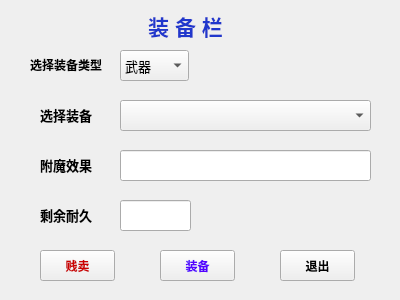
<?xml version="1.0" encoding="UTF-8"?>
<ui version="4.0">
 <class>Form_zhuangbeilan</class>
 <widget class="QWidget" name="Form_zhuangbeilan">
  <property name="geometry">
   <rect>
    <x>0</x>
    <y>0</y>
    <width>400</width>
    <height>300</height>
   </rect>
  </property>
  <property name="windowTitle">
   <string>Form</string>
  </property>
  <widget class="QLabel" name="label_11">
   <property name="geometry">
    <rect>
     <x>90</x>
     <y>10</y>
     <width>191</width>
     <height>31</height>
    </rect>
   </property>
   <property name="font">
    <font>
     <pointsize>20</pointsize>
     <weight>75</weight>
     <bold>true</bold>
    </font>
   </property>
   <property name="text">
    <string>&lt;html&gt;&lt;head/&gt;&lt;body&gt;&lt;p&gt;&lt;span style=&quot; font-size:16pt; color:#2037cc;&quot;&gt;装     备     栏&lt;/span&gt;&lt;/p&gt;&lt;/body&gt;&lt;/html&gt;</string>
   </property>
   <property name="alignment">
    <set>Qt::AlignCenter</set>
   </property>
  </widget>
  <widget class="QLabel" name="label">
   <property name="geometry">
    <rect>
     <x>30</x>
     <y>50</y>
     <width>81</width>
     <height>31</height>
    </rect>
   </property>
   <property name="text">
    <string>&lt;html&gt;&lt;head/&gt;&lt;body&gt;&lt;p&gt;&lt;span style=&quot; font-size:9pt; font-weight:600;&quot;&gt;选择装备类型&lt;/span&gt;&lt;/p&gt;&lt;/body&gt;&lt;/html&gt;</string>
   </property>
  </widget>
  <widget class="QComboBox" name="leixing">
   <property name="geometry">
    <rect>
     <x>120</x>
     <y>50</y>
     <width>69</width>
     <height>31</height>
    </rect>
   </property>
   <property name="font">
    <font>
     <pointsize>10</pointsize>
    </font>
   </property>
   <item>
    <property name="text">
     <string>武器</string>
    </property>
   </item>
   <item>
    <property name="text">
     <string>防具</string>
    </property>
   </item>
  </widget>
  <widget class="QComboBox" name="zhuangbei_list">
   <property name="geometry">
    <rect>
     <x>120</x>
     <y>100</y>
     <width>251</width>
     <height>31</height>
    </rect>
   </property>
   <property name="font">
    <font>
     <pointsize>10</pointsize>
    </font>
   </property>
  </widget>
  <widget class="QLabel" name="label_2">
   <property name="geometry">
    <rect>
     <x>40</x>
     <y>100</y>
     <width>61</width>
     <height>31</height>
    </rect>
   </property>
   <property name="text">
    <string>&lt;html&gt;&lt;head/&gt;&lt;body&gt;&lt;p&gt;&lt;span style=&quot; font-size:10pt; font-weight:600;&quot;&gt;选择装备&lt;/span&gt;&lt;/p&gt;&lt;/body&gt;&lt;/html&gt;</string>
   </property>
  </widget>
  <widget class="QLabel" name="label_3">
   <property name="geometry">
    <rect>
     <x>40</x>
     <y>150</y>
     <width>61</width>
     <height>31</height>
    </rect>
   </property>
   <property name="text">
    <string>&lt;html&gt;&lt;head/&gt;&lt;body&gt;&lt;p&gt;&lt;span style=&quot; font-size:10pt; font-weight:600;&quot;&gt;附魔效果&lt;/span&gt;&lt;/p&gt;&lt;/body&gt;&lt;/html&gt;</string>
   </property>
  </widget>
  <widget class="QLineEdit" name="fumoxiaoguo">
   <property name="geometry">
    <rect>
     <x>120</x>
     <y>150</y>
     <width>251</width>
     <height>31</height>
    </rect>
   </property>
   <property name="alignment">
    <set>Qt::AlignLeading|Qt::AlignLeft|Qt::AlignVCenter</set>
   </property>
   <property name="readOnly">
    <bool>true</bool>
   </property>
  </widget>
  <widget class="QPushButton" name="maichu">
   <property name="geometry">
    <rect>
     <x>40</x>
     <y>250</y>
     <width>75</width>
     <height>31</height>
    </rect>
   </property>
   <property name="palette">
    <palette>
     <active>
      <colorrole role="ButtonText">
       <brush brushstyle="SolidPattern">
        <color alpha="255">
         <red>203</red>
         <green>0</green>
         <blue>0</blue>
        </color>
       </brush>
      </colorrole>
     </active>
     <inactive>
      <colorrole role="ButtonText">
       <brush brushstyle="SolidPattern">
        <color alpha="255">
         <red>203</red>
         <green>0</green>
         <blue>0</blue>
        </color>
       </brush>
      </colorrole>
     </inactive>
     <disabled>
      <colorrole role="ButtonText">
       <brush brushstyle="SolidPattern">
        <color alpha="255">
         <red>120</red>
         <green>120</green>
         <blue>120</blue>
        </color>
       </brush>
      </colorrole>
     </disabled>
    </palette>
   </property>
   <property name="font">
    <font>
     <pointsize>9</pointsize>
     <weight>75</weight>
     <italic>false</italic>
     <bold>true</bold>
    </font>
   </property>
   <property name="text">
    <string>贱卖</string>
   </property>
  </widget>
  <widget class="QPushButton" name="zhuangbei">
   <property name="geometry">
    <rect>
     <x>160</x>
     <y>250</y>
     <width>75</width>
     <height>31</height>
    </rect>
   </property>
   <property name="palette">
    <palette>
     <active>
      <colorrole role="ButtonText">
       <brush brushstyle="SolidPattern">
        <color alpha="255">
         <red>85</red>
         <green>0</green>
         <blue>255</blue>
        </color>
       </brush>
      </colorrole>
     </active>
     <inactive>
      <colorrole role="ButtonText">
       <brush brushstyle="SolidPattern">
        <color alpha="255">
         <red>85</red>
         <green>0</green>
         <blue>255</blue>
        </color>
       </brush>
      </colorrole>
     </inactive>
     <disabled>
      <colorrole role="ButtonText">
       <brush brushstyle="SolidPattern">
        <color alpha="255">
         <red>120</red>
         <green>120</green>
         <blue>120</blue>
        </color>
       </brush>
      </colorrole>
     </disabled>
    </palette>
   </property>
   <property name="font">
    <font>
     <pointsize>9</pointsize>
     <weight>75</weight>
     <italic>false</italic>
     <bold>true</bold>
    </font>
   </property>
   <property name="text">
    <string>装备</string>
   </property>
  </widget>
  <widget class="QPushButton" name="tuichu">
   <property name="geometry">
    <rect>
     <x>280</x>
     <y>250</y>
     <width>75</width>
     <height>31</height>
    </rect>
   </property>
   <property name="font">
    <font>
     <pointsize>9</pointsize>
     <weight>75</weight>
     <italic>false</italic>
     <bold>true</bold>
    </font>
   </property>
   <property name="text">
    <string>退出</string>
   </property>
  </widget>
  <widget class="QLabel" name="label_4">
   <property name="geometry">
    <rect>
     <x>40</x>
     <y>200</y>
     <width>61</width>
     <height>31</height>
    </rect>
   </property>
   <property name="text">
    <string>&lt;html&gt;&lt;head/&gt;&lt;body&gt;&lt;p&gt;&lt;span style=&quot; font-size:10pt; font-weight:600;&quot;&gt;剩余耐久&lt;/span&gt;&lt;/p&gt;&lt;/body&gt;&lt;/html&gt;</string>
   </property>
  </widget>
  <widget class="QLineEdit" name="naijiu">
   <property name="geometry">
    <rect>
     <x>120</x>
     <y>200</y>
     <width>71</width>
     <height>31</height>
    </rect>
   </property>
   <property name="alignment">
    <set>Qt::AlignLeading|Qt::AlignLeft|Qt::AlignVCenter</set>
   </property>
   <property name="readOnly">
    <bool>true</bool>
   </property>
  </widget>
 </widget>
 <resources/>
 <connections/>
</ui>
